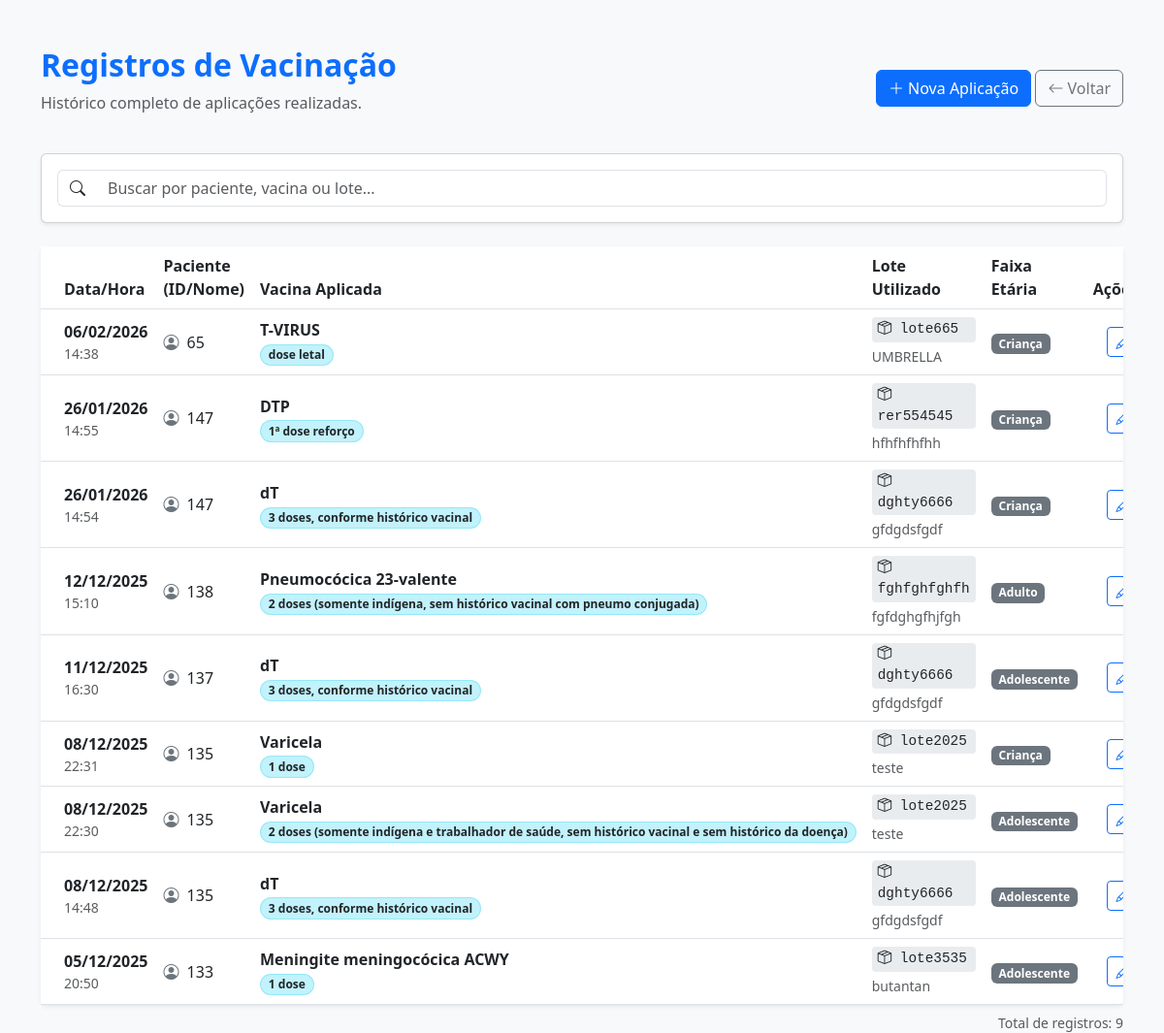
The app's page /records/ with its own data.
### api/models.py (models this page shows, shortened)
class VaccinationRecord(models.Model):
    patient = models.ForeignKey(
        Patient,
        on_delete=models.CASCADE,
        related_name='vaccinations',
        verbose_name="Paciente"
    )
    vaccine_schedule = models.ForeignKey('VaccineSchedule', on_delete=models.PROTECT, related_name='records')
    immunobiological = models.ForeignKey('Immunobiological', on_delete=models.PROTECT, null=True, blank=True, related_name='records')
    application_date = models.DateTimeField()
    created = models.DateTimeField(auto_now_add=True)
    modified = models.DateTimeField(auto_now=True)
    active = models.BooleanField(default=True)
    class Meta:
        verbose_name = "Registro de Vacinação"
        verbose_name_plural = "Registros de Vacinação"
        ordering = ['-application_date']

class VaccineSchedule(models.Model):
    id = models.IntegerField(primary_key=True)
    created = models.DateTimeField(auto_now_add=True)
    modified = models.DateTimeField()
    active = models.BooleanField(default=True)
    vaccine_id = models.CharField(max_length=100) # Ex: "bcg", "hepatite-b-birth"
    name = models.CharField(max_length=255) # Ex: "BCG", "Hepatite B"
    age_group = models.CharField(max_length=50)
    min_age_in_days = models.IntegerField()
    max_age_in_days = models.IntegerField(null=True, blank=True)
    dose_number = models.IntegerField()
    dose_description = models.CharField(max_length=255)
    diseases_prevented = models.JSONField(default=list)
    class Meta:
        verbose_name = "Vaccine Schedule"
        verbose_name_plural = "Vaccine Schedules"
        ordering = ['min_age_in_days', 'id']

class Immunobiological(models.Model):
    id = models.IntegerField(primary_key=True)
    created = models.DateTimeField(auto_now_add=True)
    modified = models.DateTimeField(auto_now=True)
    active = models.BooleanField(default=True)
    name = models.CharField(max_length=255) # Ex: "BCG", "Tríplice viral SCR"
    manufacturer = models.CharField(max_length=255) # Ex: "Butantan", "Fiocruz"
    batch_number = models.CharField(max_length=100) # Ex: "lote2025", "234AA"
    expiration_date = models.DateField() # XX/XX/XXXX
    description = models.TextField(null=True, blank=True)
    contraindications = models.TextField(null=True, blank=True)
    class Meta:
        verbose_name = "Immunobiological"
        verbose_name_plural = "Immunobiologicals"
        ordering = ['expiration_date', 'name']

### api/views.py (the view)
# urls.py: path('records/', records_list_view, name='records_list'),
def records_list_view(request):
    records = VaccinationRecord.objects.select_related(
        'vaccine_schedule',
        'immunobiological'
    ).order_by('-application_date')
    return render(request, 'records_list.html', {'records': records})

### api/templates/records_list.html (shortened to what this page needs)
<!DOCTYPE html>
<html lang="pt-br">
<head>
    <link href="https://cdn.jsdelivr.net/npm/bootstrap@5.3.0/dist/css/bootstrap.min.css" rel="stylesheet">
    <link rel="stylesheet" href="https://cdn.jsdelivr.net/npm/bootstrap-icons@1.10.0/font/bootstrap-icons.css">
</head>
<body class="bg-light">
<div class="container mt-5">
    <div class="d-flex justify-content-between align-items-center mb-4">
        <div>
            <h2 class="fw-bold text-primary">Registros de Vacinação</h2>
            <p class="text-muted">Histórico completo de aplicações realizadas.</p>
        </div>
        <div>
            <a href="/admin/api/vaccinationrecord/add/" class="btn btn-primary">
                <i class="bi bi-plus-lg"></i> Nova Aplicação
            </a>
            <a href="/" class="btn btn-outline-secondary">
                <i class="bi bi-arrow-left"></i> Voltar
            </a>
        </div>
    </div>
    <div class="card mb-4 shadow-sm">
        <div class="card-body">
            <div class="input-group">
                <span class="input-group-text bg-white border-end-0"><i class="bi bi-search"></i></span>
                <input type="text" id="searchInput" class="form-control border-start-0" placeholder="Buscar por paciente, vacina ou lote...">
            </div>
        </div>
    </div>
    <div class="card shadow-sm border-0">
        <div class="card-body p-0">
            <div class="table-responsive">
                <table class="table table-hover align-middle mb-0" id="recordsTable">
                    <thead class="bg-light">
                        <tr>
                            <th class="ps-4">Data/Hora</th>
                            <th>Paciente (ID/Nome)</th>
                            <th>Vacina Aplicada</th>
                            <th>Lote Utilizado</th>
                            <th>Faixa Etária</th>
                            <th class="text-end pe-4">Ações</th>
                        </tr>
                    </thead>
                    <tbody>
                        {% for record in records %}
                        <tr>
                            <td class="ps-4 text-nowrap">
                                <div class="fw-bold">{{ record.application_date|date:"d/m/Y" }}</div>
                                <div class="small text-muted">{{ record.application_date|date:"H:i" }}</div>
                            </td>
                            <td>
                                <i class="bi bi-person-circle text-secondary me-1"></i>
                                {{ record.patient_id }}
                            </td>
                            <td>
                                <div class="fw-bold text-dark">{{ record.vaccine_schedule.name }}</div>
                                <span class="badge rounded-pill bg-info text-dark bg-opacity-25 border border-info border-opacity-25">
                                    {{ record.vaccine_schedule.dose_description }}
                                </span>
                            </td>
                            <td>
                                <div class="d-flex flex-column">
                                    <span class="batch-code mb-1" title="Lote">
                                        <i class="bi bi-box-seam"></i> {{ record.immunobiological.batch_number }}
                                    </span>
                                    <small class="text-muted">{{ record.immunobiological.manufacturer }}</small>
                                </div>
                            </td>
                            <td>
                                <span class="badge bg-secondary">{{ record.vaccine_schedule.age_group }}</span>
                            </td>
                            <td class="text-end pe-4">
                                <a href="/admin/api/vaccinationrecord/{{ record.id }}/change/" class="btn btn-sm btn-outline-primary" title="Editar">
                                    <i class="bi bi-pencil"></i>
                                </a>
                            </td>
                        </tr>
                        {% endfor %}
                    </tbody>
                </table>
            </div>
        </div>
    </div>
    <div class="text-end mt-2 text-muted small">
        Total de registros: {{ records|length }}
    </div>
</div>
</body>
</html>

### api/templates/records_list.html (style rules this page uses)
.batch-code { font-family: monospace; background: #e9ecef; padding: 2px 6px; border-radius: 4px; font-size: 0.9em; }

### records on screen
VaccinationRecord: application_date "06/02/2026", application_date "14:38", patient_id "65", vaccine_schedule.name "T-VIRUS", vaccine_schedule.dose_description "dose letal", immunobiological.batch_number "lote665", immunobiological.manufacturer "UMBRELLA", vaccine_schedule.age_group "Criança"
VaccinationRecord: application_date "26/01/2026", application_date "14:55", patient_id "147", vaccine_schedule.name "DTP", vaccine_schedule.dose_description "1ª dose reforço", immunobiological.batch_number "rer554545", immunobiological.manufacturer "hfhfhfhfhh", vaccine_schedule.age_group "Criança"
VaccinationRecord: application_date "26/01/2026", application_date "14:54", patient_id "147", vaccine_schedule.name "dT", vaccine_schedule.dose_description "3 doses, conforme histórico vacinal", immunobiological.batch_number "dghty6666", immunobiological.manufacturer "gfdgdsfgdf", vaccine_schedule.age_group "Criança"
VaccinationRecord: application_date "12/12/2025", application_date "15:10", patient_id "138", vaccine_schedule.name "Pneumocócica 23-valente", vaccine_schedule.dose_description "2 doses (somente indígena, sem histórico vacinal com pneumo conjugada)", immunobiological.batch_number "fghfghfghfh", immunobiological.manufacturer "fgfdghgfhjfgh", vaccine_schedule.age_group "Adulto"
VaccinationRecord: application_date "11/12/2025", application_date "16:30", patient_id "137", vaccine_schedule.name "dT", vaccine_schedule.dose_description "3 doses, conforme histórico vacinal", immunobiological.batch_number "dghty6666", immunobiological.manufacturer "gfdgdsfgdf", vaccine_schedule.age_group "Adolescente"
VaccinationRecord: application_date "08/12/2025", application_date "22:31", patient_id "135", vaccine_schedule.name "Varicela", vaccine_schedule.dose_description "1 dose", immunobiological.batch_number "lote2025", immunobiological.manufacturer "teste", vaccine_schedule.age_group "Criança"
VaccinationRecord: application_date "08/12/2025", application_date "22:30", patient_id "135", vaccine_schedule.name "Varicela", vaccine_schedule.dose_description "2 doses (somente indígena e trabalhador de saúde, sem histórico vacinal e sem histórico da doença)", immunobiological.batch_number "lote2025", immunobiological.manufacturer "teste", vaccine_schedule.age_group "Adolescente"
VaccinationRecord: application_date "08/12/2025", application_date "14:48", patient_id "135", vaccine_schedule.name "dT", vaccine_schedule.dose_description "3 doses, conforme histórico vacinal", immunobiological.batch_number "dghty6666", immunobiological.manufacturer "gfdgdsfgdf", vaccine_schedule.age_group "Adolescente"
VaccinationRecord: application_date "05/12/2025", application_date "20:50", patient_id "133", vaccine_schedule.name "Meningite meningocócica ACWY", vaccine_schedule.dose_description "1 dose", immunobiological.batch_number "lote3535", immunobiological.manufacturer "butantan", vaccine_schedule.age_group "Adolescente"

### other values on screen
{{ records|length }} "9"
